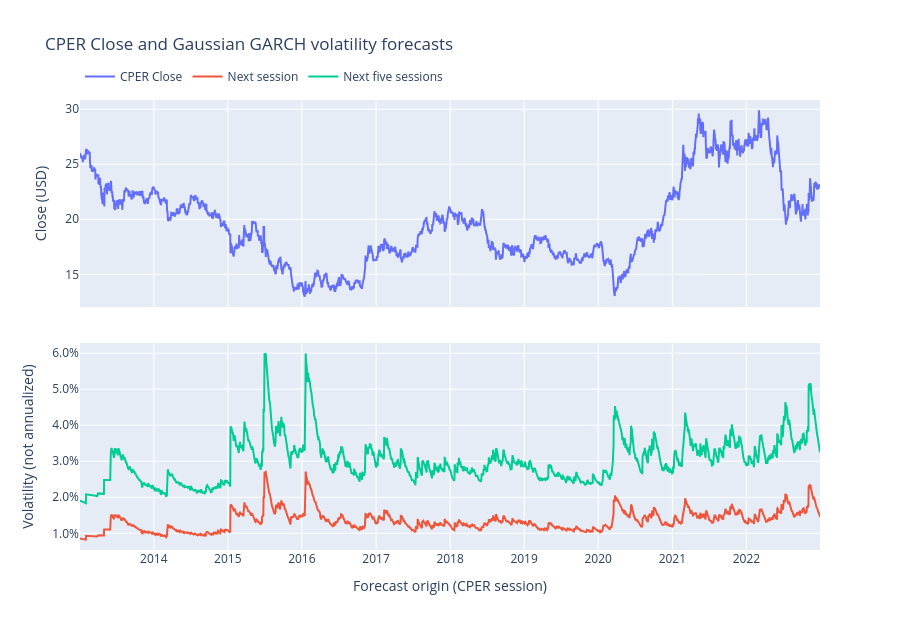

Notebook code for this chart:
### Code cell
cper_close = pd.read_parquet(data_dir / "raw_development.parquet", columns=["copper"])[
    "copper"
]
forecast_fig = dc.plot_garch_forecasts(gaussian_forecasts, cper_close)
forecast_fig.show()

### Figure 1 — Plotly figure (JSON) as saved in the notebook; plotly's stock layout.template omitted (floating-point values rounded to 4 significant figures; data arrays with more than 128 entries replaced by an {"elided": "..."} marker saying what was removed)
{"data": [{"hovertemplate": "$%{y:.2f}", "mode": "lines", "name": "CPER Close", "type": "scatter", "x": {"elided": "2516 str values"}, "xaxis": "x", "y": {"elided": "2516 float values"}, "yaxis": "y"}, {"hovertemplate": "%{y:.2%}", "mode": "lines", "name": "Next session", "type": "scatter", "x": {"elided": "2516 str values"}, "xaxis": "x2", "y": {"elided": "2516 float values"}, "yaxis": "y2"}, {"hovertemplate": "%{y:.2%}", "mode": "lines", "name": "Next five sessions", "type": "scatter", "x": {"elided": "2516 str values"}, "xaxis": "x2", "y": {"elided": "2516 float values"}, "yaxis": "y2"}], "layout": {"height": 630, "hovermode": "x unified", "legend": {"orientation": "h", "y": 1.02, "yanchor": "bottom"}, "margin": {"t": 100}, "title": {"text": "CPER Close and Gaussian GARCH volatility forecasts"}, "xaxis": {"anchor": "y", "domain": [0, 1], "matches": "x2", "showticklabels": false}, "xaxis2": {"anchor": "y2", "domain": [0, 1], "title": {"text": "Forecast origin (CPER session)"}}, "yaxis": {"anchor": "x", "domain": [0.54, 1], "title": {"text": "Close (USD)"}}, "yaxis2": {"anchor": "x2", "domain": [0, 0.46], "tickformat": ".1%", "title": {"text": "Volatility (not annualized)"}}}}
